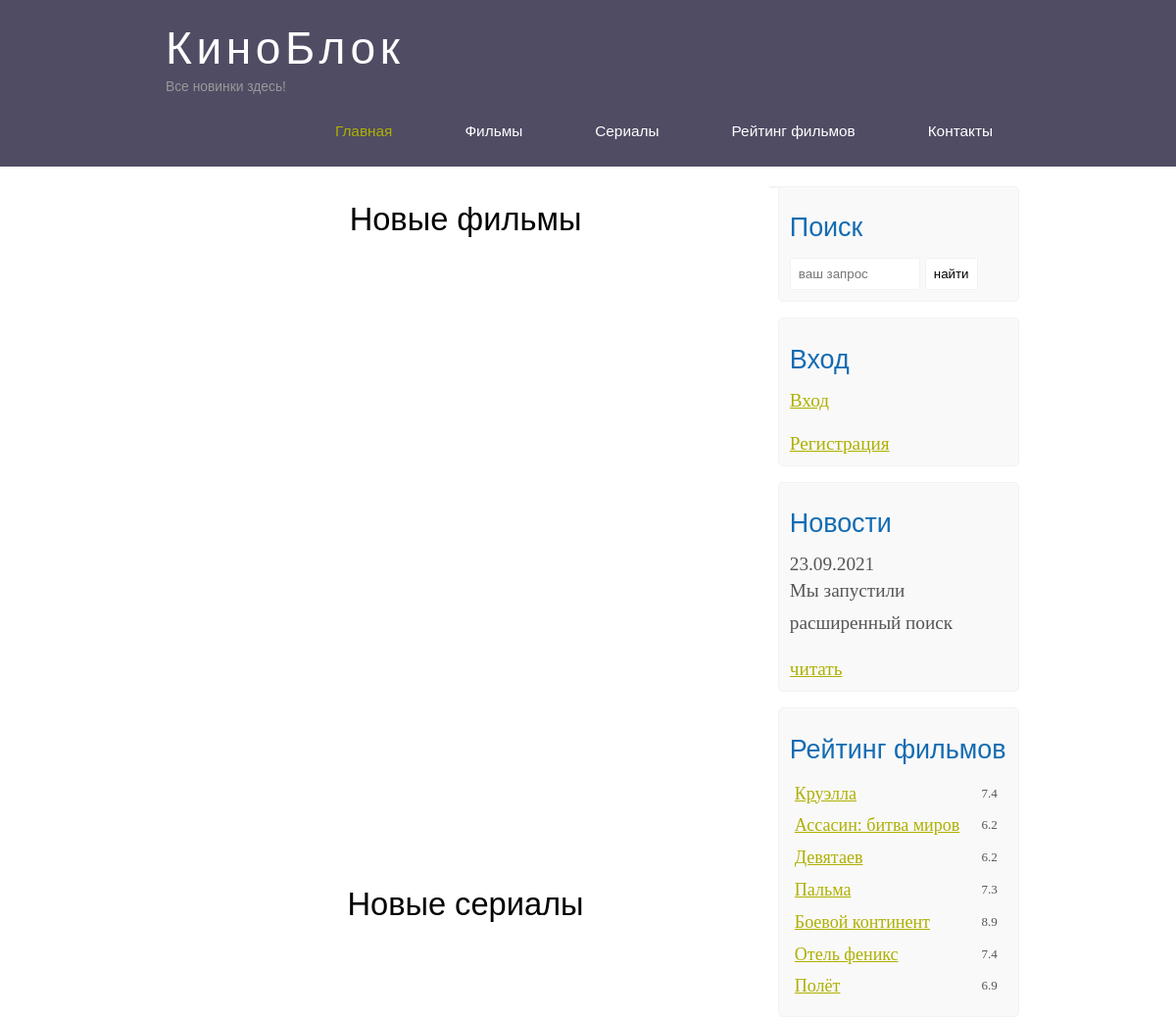
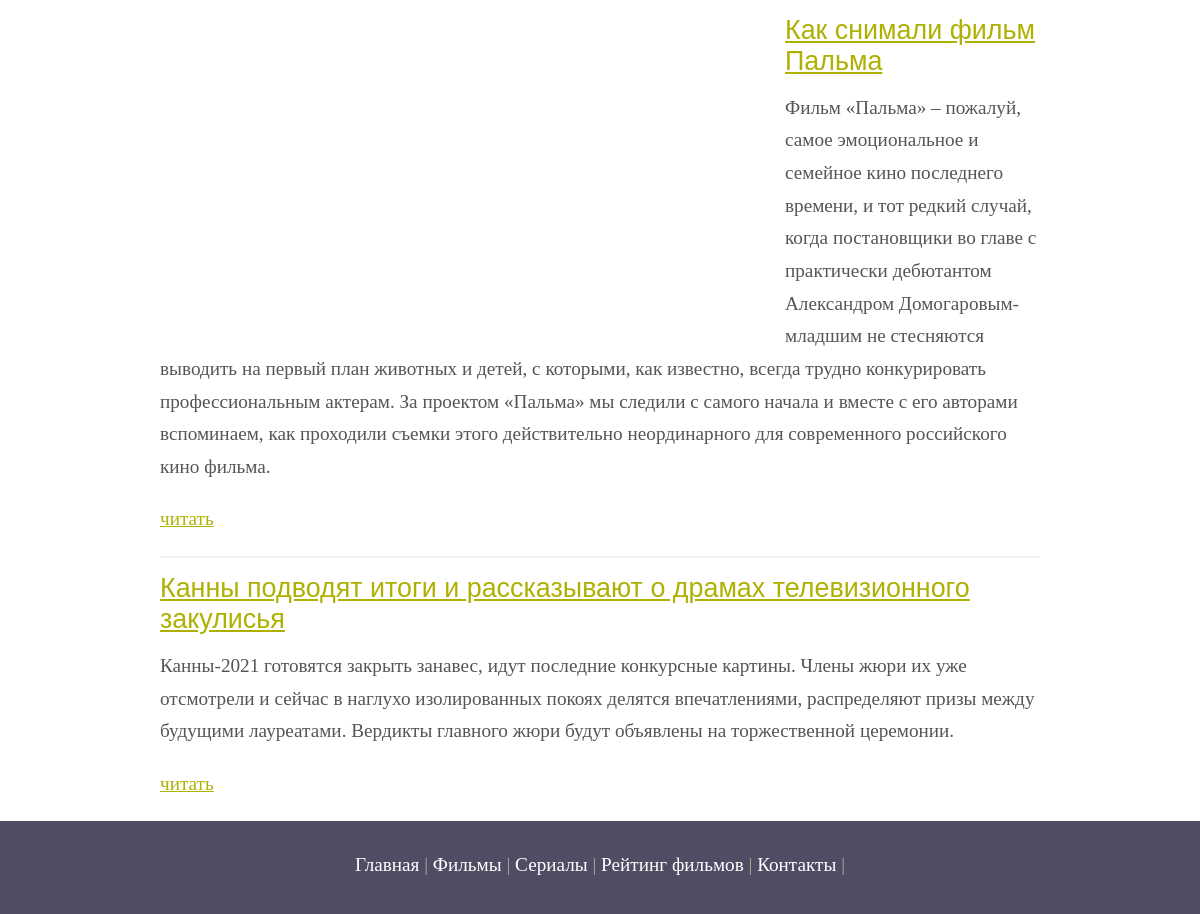
The page / on the database its author committed (2 pictures, top to bottom).
### tables this page shows
CREATE TABLE `main` (
  `post_id` int NOT NULL,
  `img` varchar(50) NOT NULL,
  `name` varchar(500) NOT NULL,
  `content` varchar(2500) NOT NULL,
  `video` varchar(500) NOT NULL,
  `rating` float NOT NULL,
  `year` year NOT NULL,
  `producer` varchar(250) NOT NULL,
  `type` varchar(50) NOT NULL
);

CREATE TABLE `news` (
  `id` int NOT NULL,
  `title` varchar(100) NOT NULL,
  `content` varchar(2500) NOT NULL,
  `linknew` varchar(50) NOT NULL
);

### index.php (the view, shortened to what this page needs)
<?php
  include "bd.php";
  $result = mysqli_query($mysqli, 'SELECT * FROM main WHERE type = "films"');
  $result2 = mysqli_query($mysqli, 'SELECT * FROM main WHERE type = "series"');
  $result3 = mysqli_query($mysqli, 'SELECT * FROM news');
  $rows3 = mysqli_fetch_all($result3, MYSQLI_ASSOC);
?>
<!DOCTYPE html>
<html lang="ru">
<head>
  <link rel="stylesheet" href="style.css">
</head>
<body>
  <div class="main">
  <?php
    $page = 'index';
    include "header.php";
  ?>
<div class="site_content">
  <div class="sidebar_container">
    <?php
      include "query.php";
    ?>
    <?php
      include "entry.php";
    ?>
    <?php
      include "anonsnews.php";
    ?>
    <?php
      include "ratingmain.php";
    ?>
  <div class="content">
    <h1>Новые фильмы</h1>
    <div class="films_block">
  </div>
    <h1>Новые сериалы</h1>
    <div class="films_block">
  </div>
  </div>
  <div class="posts"><?php foreach($rows3 as $row3):?>
    <hr>
    <h2><a href="about_palma.php"><?php echo $row3['title'];?></a></h2>
    <div class="posts_content">
    <p>
    <?php echo $row3['content'];?>
    </p>
  </div>
    <p><a href="<?php echo $row3['linknew'];?>">читать</a></p>
    <?php endforeach;?>
    </div>
  </div>
</div>
  <?php
    include "footer.php";
  ?>
</body>
</html>

### header.php (shortened to what this page needs)
<?php
  $menu =   array (
    array (
      'id' => '1',
      'title' => 'Главная',
      'linktitle' => 'index.php',
      'page' => 'index',
    ),
    array (
      'id' => '2',
      'title' => 'Фильмы',
      'linktitle' => 'films.php',
      'page' => 'films',
    ),
    array (
      'id' => '3',
      'title' => 'Сериалы',
      'linktitle' => 'series.php',
      'page' => 'series',
    ),
    array (
      'id' => '4',
      'title' => 'Рейтинг фильмов',
      'linktitle' => 'rating.php',
      'page' => 'rating',
    ),
    array (
      'id' => '5',
      'title' => 'Контакты',
      'linktitle' => 'contact.php',
      'page' => 'contact',
    ),
  )
?>
<div class="header">
  <div class="logo">
    <div class="logo_text">
      <h1><a href="/">КиноБлок</a></h1>
      <h2>Все новинки здесь!</h2>
    </div>
  </div>
  <div class="menubar">
    <ul class="menu">
    <?php foreach($menu as $row5):?>
      <li <?php echo ($page == $row5['page'] ? "class = selected" : "")?>><a href="<?php echo $row5['linktitle'];?>"><?php echo $row5['title'];?></a></li>
    <?php endforeach;?>
    </ul>
  </div>
</div>

### ratingmain.php (shortened to what this page needs)
<?php
  include "bd.php";
  $result_main = mysqli_query($mysqli, 'SELECT * FROM main');
  $rows_main = mysqli_fetch_all($result_main, MYSQLI_ASSOC);
?>
<div class="sidebar">
  <h2>Рейтинг фильмов</h2>
    <ul>
    <?php foreach($rows_main as $row_main):?>
      <li><a class="link_sidebar" href="/page.php?id=<?php echo $row_main['post_id'];?>"><?php echo $row_main['name'];?></a><span class="rating_sidebar"><?php echo $row_main['rating'];?></span></li>
    <?php endforeach;?>
    </ul>
  </div>
</div>

### style.css (style rules this page uses)
* { margin: 0; padding: 0; }
body { font-size: 1.2em; background-color: #fff; color: #555; }
p { padding: 0 0 20px 0; line-height: 1.7em; }
h1, h2 { font: normal 170% 'century gothic', arial; margin: 0 0 15px 0; padding: 15px 0 0 0; color: #000; }
h2 { font-size: 140%; }
a, a:hover { outline: none; text-decoration: underline; color: #aeb002; }
ul { margin: 2px 0 22px 17px; }
ul li { margin: 0 0 6px 0; padding: 0 0 4px 5px; line-height: 1.5em; }
hr { border: solid 1px #f3f3f3; }
.header { background-color: rgb(79, 76, 100); height: 170px; font-size: 0.8em; margin-left: 0px; margin-right: 0px; min-width: 900px; }
.main, .logo, .menubar, .site_content, .footer { margin-left: auto; margin-right: auto; }
.logo { width: 880px; padding-bottom: 20px; }
.logo h1, .logo h2 { font: normal 300% 'century gothic', arial, sans-serif; margin: 0 0 0 9px; }
.logo_text h1, .logo_text h1 a, .logo_text h1 a:hover { padding: 22px 0 0 0; color: #fff; letter-spacing: 0.1em; text-decoration: none; }
.logo_text h2 { font-size: 0.9em; padding: 4px 0 0 0; color: #999; }
.menubar { width: 900px; height: 46px; }
ul.menu { float: right; }
ul.menu li { float: left; padding: 0 0 0 9px; list-style: none; margin: 1px 2px 0 0; }
ul.menu li a { font: normal 100% 'trebuchet ms', sans-serif; display: block; height: 20px; padding: 6px 35px 5px 28px; color: #fff; text-decoration: none; }
ul.menu li.selected a { color: #aeb002; }
.site_content { width: 880px; overflow: hidden; margin: 20px auto 0 auto; background-color: white; }
.sidebar_container { float: right; width: 224px; }
.sidebar { float: right; width: 222px; padding: 5%; margin: 0 0 16px 0; border: solid 1px #f2f2f2; border-radius: 5px; background-color: #f9f9f9; }
.sidebar h2 { color: #136cb2; }
.sidebar ul { list-style-type: none; overflow-y: scroll; max-height: 230px; margin: 0; }
.sidebar ul li { margin: 0 0 0 0; }
.sidebar .rating_sidebar { float: right; margin-right: 10px; }
.rating_sidebar { font-size: 13px; }
.link_sidebar { font-size: 18px; }
.content { height: 100%; width: 620px; padding: 0 0 0 5px; float: left; }
.content h1 { text-align: center; }
.films_block { margin-bottom: 5%; }
.posts .posts_content { font-size: 1em; }

### rows shown on the page
main: title "Фильмы", name "Ассасин: битва миров", rating "6.2"
main: name "Круэлла", rating "7.4"
main: name "Девятаев", rating "6.2"
main: name "Пальма", rating "7.3"
main: name "Боевой континент", rating "8.9"
main: name "Отель феникс", rating "7.4"
main: name "Полёт", rating "6.9"
news: title "Как снимали фильм Пальма", content "Фильм «Пальма» – пожалуй, самое эмоциональное и семейное кино последнего времени, и тот редкий случай, когда постановщики во главе с практически дебютантом Александром Домогаровым-младшим не стесняются выводить на первый план животных и детей, с которыми, как известно, всегда трудно конкурировать профессиональным актерам. За проектом «Пальма» мы следили с самого начала и вместе с его авторами вспоминаем, как проходили съемки этого действительно неординарного для современного российского кино фильма."
news: title "Канны подводят итоги и рассказывают о драмах телевизионного закулисья", content "Канны-2021 готовятся закрыть занавес, идут последние конкурсные картины. Члены жюри их уже отсмотрели и сейчас в наглухо изолированных покоях делятся впечатлениями, распределяют призы между будущими лауреатами. Вердикты главного жюри будут объявлены на торжественной церемонии."

### other values the page prints
$row5['title'] "Главная"
$row5['title'] "Сериалы"
$row5['title'] "Рейтинг фильмов"
$row5['title'] "Контакты"
